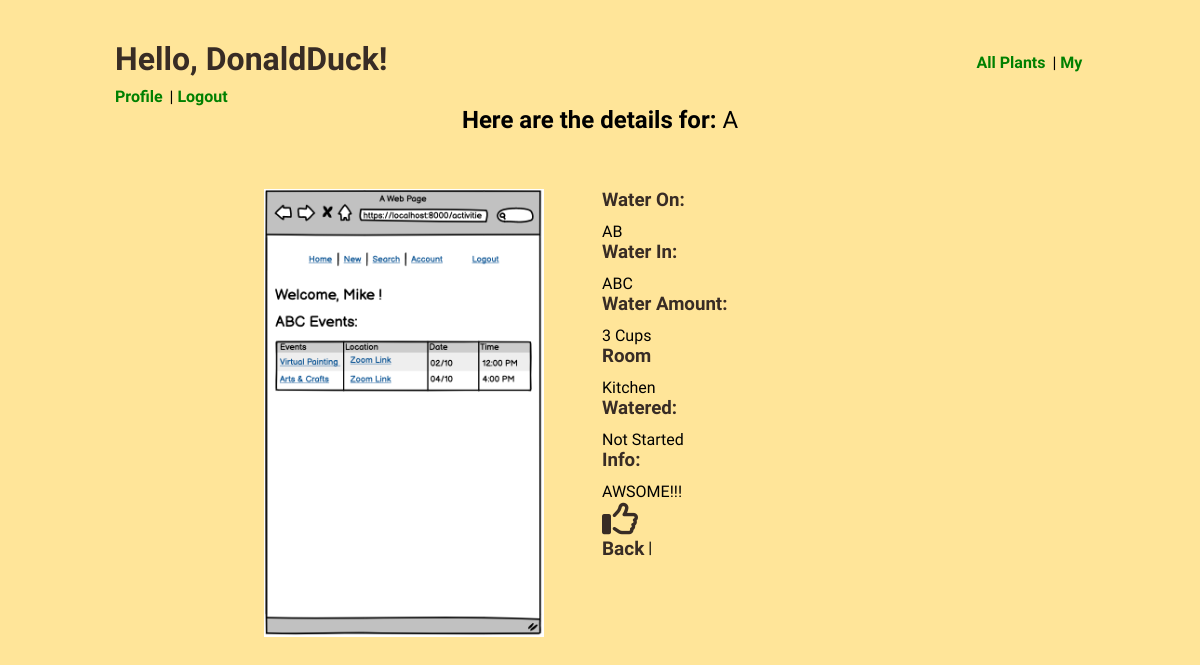
The page /plant/2 (signed in) on the database its author committed.
### water_plant_app/models.py (models this page shows)
class User(models.Model):
    first_name = models.CharField(max_length = 255)
    last_name = models.CharField(max_length = 255)
    email = models.CharField(max_length = 255)
    password = models.CharField(max_length = 255)
    created_at = models.DateTimeField(auto_now_add = True)
    updated_at = models.DateTimeField(auto_now = True)
    objects = UserManager()

class Plant(models.Model):
    plants = models.CharField(max_length = 255)
    day = models.CharField(max_length = 140)
    time = models.CharField(max_length = 140)
    quantity = models.CharField(max_length = 14)
    start_date = models.DateTimeField(null = True)
    end_date = models.DateTimeField(null = True)
    description = models.TextField()
    finished = models.CharField(max_length = 5, null = True)
    user_likes = models.ManyToManyField(User, related_name='liked_plant')  # ManyUsersLikeManyPlants and ManyPlantsAreLikedbyManyUsers
    favorites = models.ManyToManyField(User, related_name = 'user_favorite')
    owner = models.ForeignKey(User, related_name = 'plant_owner', on_delete = models.CASCADE)
    img = models.ImageField(upload_to = "img/", null = True, blank = True)
    room = models.CharField(max_length = 140, null = True)
    created_at = models.DateTimeField(auto_now_add = True)
    updated_at = models.DateTimeField(auto_now = True)
    objects = PlantManager()

### water_plant_app/views.py (the view)
# urls.py: path('plant/<int:plants_id>', views.single_plant),
def single_plant(request, plants_id):
    if 'user_id' not in request.session:
        messages.error(request, "Need to register or login buddy!")
        return redirect('/')
    user = User.objects.get(id=request.session['user_id'])
    plant = Plant.objects.get(id=plants_id)
    context = {
        'user':user,
        'plant':plant
    }
    return render(request, 'single_plant.html', context)

### water_plant_app/templates/single_plant.html (shortened to what this page needs)
<!DOCTYPE html>
<html lang="en">
    <head>
        {% load static %}
        <link rel="stylesheet" href="{% static 'CSS/style.css' %}">
    </head>
<body>
    <div id="add">
        <h1 class="title">Hello, {{user.first_name}}! </h1>  <span> <a class="link" href="/plants">All Plants</a> | <a class="link" href="/user/profile">My Profile</a> | <a class="link" href="/logout">Logout</a> </span>
            <div id="desc">
                <h2>Here are the details for: <span>{{plant.plants}}</span></h2>
                {% if plant.img %}
                    <img class="info" src="{{plant.img.url}}">
                {% endif %}
                <div class="info">
                    <h3>Water On:</h3>
                    <p>{{plant.day}}</p>
                    <h3>Water In: </h3>
                    <p>{{plant.time}}</p>
                    <h3>Water Amount: </h3>
                    <p>{{plant.quantity}}</p>
                    <h3>Room</h3>
                    <p>{{plant.room}}</p>
                    <h3>Watered:</h3>
                    <p>{{plant.finished}}</p>
                    <h3>Info: </h3>
                    <p>{{plant.description}}</p>
                    {% if user not in plant.user_likes.all %}
                        <a href="/plant/like/plant/{{plant.id}}"><i class="far fa-thumbs-up"></i></a>
                    {% endif %}
                <div class="block">
                    <a  class="edit-back" href="/plants">Back</a> |
                </div>
                </div>
            </div>
</body>
</html>

### water_plant_app/static/CSS/style.css (style rules this page uses)
* { padding:0; margin:0; font-family:'Open Sans Condensed', sans-serif; }
body { background:#FFE599; }
#all, #add { width:970px; height:auto; margin:0 auto; margin-top:40px; }
a { color:#382C25; }
.link { margin-right:3px; color:green; }
#add h3 { color:#382C25; margin-bottom: 11px; }
a { font-weight: bold; }
#desc i { text-align: center; font-size: 36px; }
.edit-back { font-weight: bold; font-size:19px; display:inline-block; vertical-align: middle; margin:0 auto; }
#desc h2 { margin-bottom:32px; }
#desc { text-align: center; }
#desc span { font-weight: 100; }
.title { display:inline-block; vertical-align: middle; margin-right:585px; margin-bottom:9px; color:#382C25; }
a { text-decoration: none; font-weight: bold; }
.block { display:block; }
.info { display:inline-block; vertical-align: top; text-align:left; margin-right:54px; margin-top:23px; text-align: left; width:280px; }

### rows shown on the page
User: first_name "DonaldDuck"
Plant: plants "A", img (picture), day "AB", time "ABC", quantity "3 Cups", room "Kitchen", finished "Not Started", description "AWSOME!!!"
